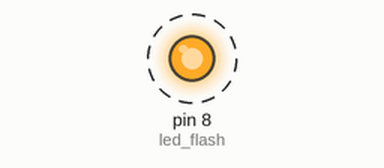
This sketch was run on a simulated Arduino Uno, built with avr-gcc and run on an emulated ATmega328P. Parts: output pins drawn as LEDs (lit = HIGH). Dashed ring = blinking.

Above: at 0.5 s.
Timing chart, 0 to 4.6 s (numbered marks = the images above):
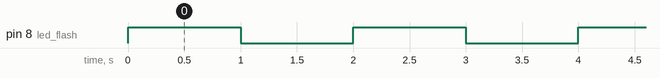

The sketch:

Code_File.ino
```cpp
int led_flash=8; //Defines usage of pin 8 for connecting LEDs.
void setup()
{
pinMode(led_flash, OUTPUT);
// Initialize digital pin led_flash as an output.
}
// the loop function runs over and over again forever.
void loop()
{
digitalWrite(led_flash, HIGH);
// Turn the LED on (HIGH is the voltage level)
delay(1000);
// Making the delay
digitalWrite(led_flash, LOW);
// Turn the LED off by making the voltage LOW
delay(1000);
// Making the delay
}
```

Measured:
- by itself, pin 8 (led_flash): alternates HIGH for 1.0 s and LOW for 1.0 s
